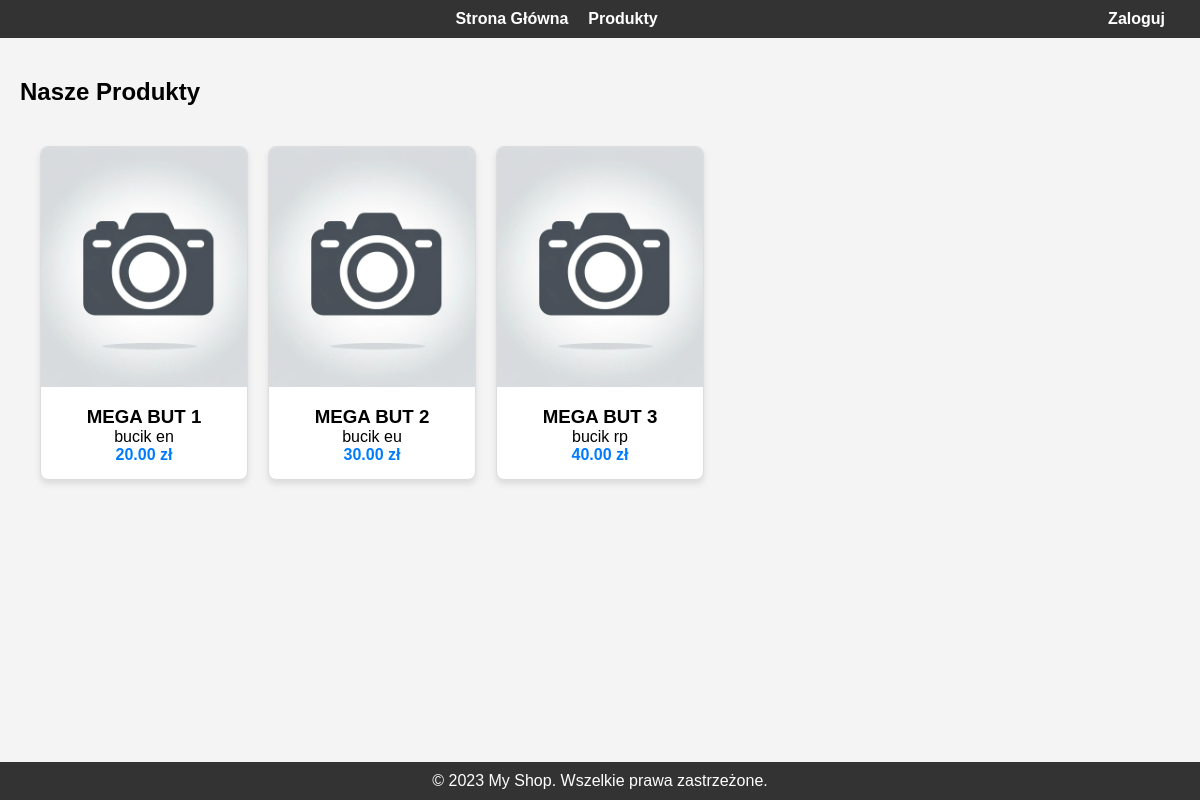
Before: /products/ with the older database file.
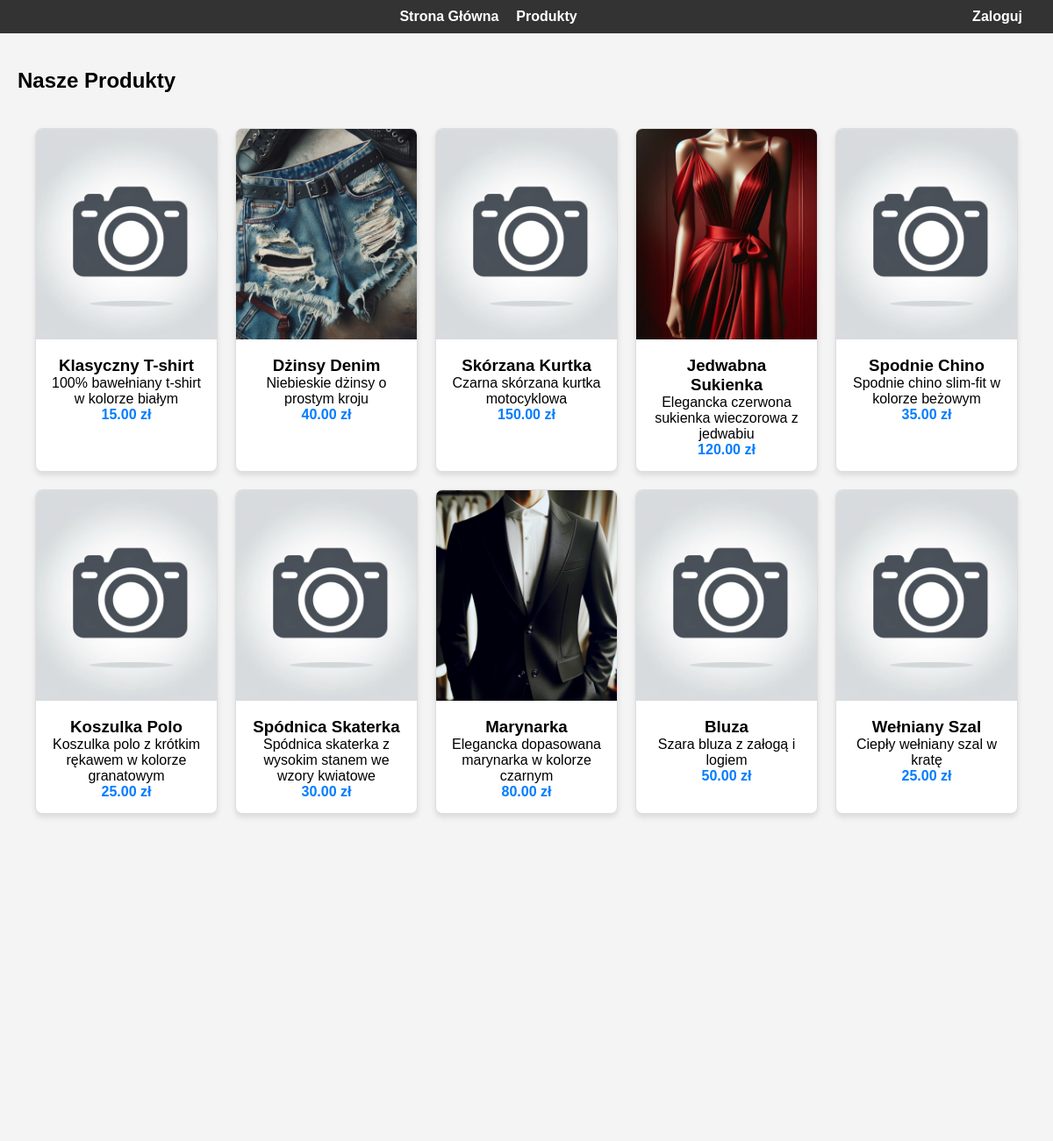
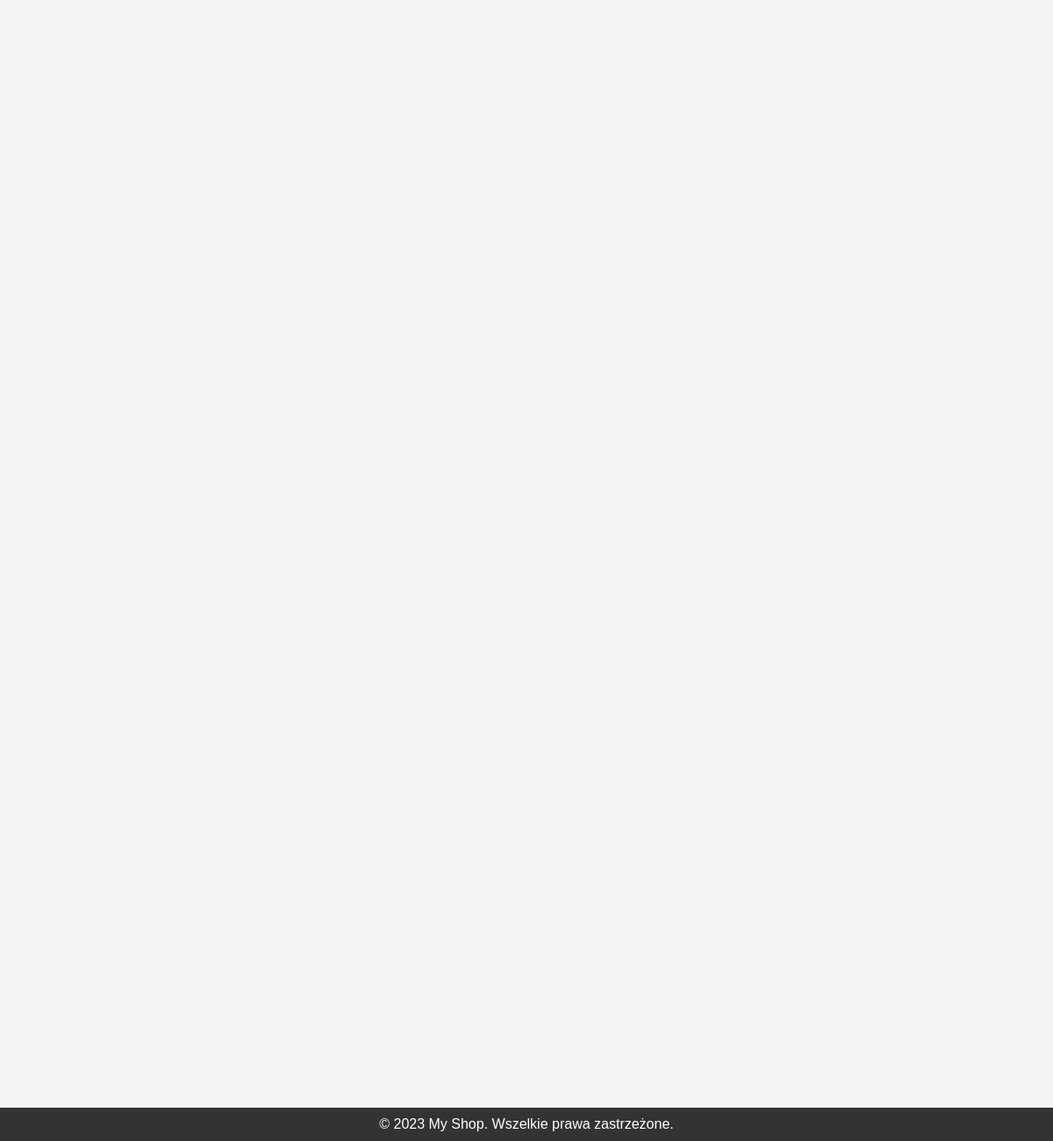
After: the same page with the newer database file (2 pictures, top to bottom).
### shop/models.py (models this page shows, shortened)
class Product(models.Model):
    name = models.CharField(max_length=100)
    description = models.TextField()
    price = models.DecimalField(max_digits=10, decimal_places=2)
    stock = models.IntegerField()
    photo = models.ImageField(upload_to='products/',null=True, blank=True)
    @property
    def img_url(self):
        return static("images/products/{}".format(self.photo))

### shop/views.py (the view)
# urls.py: path('products/', views.product_list, name='product_list'),
def product_list(request):
    products = Product.objects.all()
    return render(request, 'product_list.html', {'products': products})

### shop/context_processors.py (called while the page is built)
def cart_item_count(request):
    if request.user.is_authenticated:
        return {'cart_item_count': Cart.objects.filter(user=request.user).count()}
    return {'cart_item_count': 0}

### templates/product_list.html (shortened to what this page needs)
{% extends 'base.html' %}
{% load static %}
{% load i18n %}
{% block content %}
<h2>{% trans "Nasze Produkty" %}</h2>
<div class="products-container">
    {% for product in products %}
        <a href="{% url 'product_detail' product.pk %}" class="product-card">
            <img class="product-image" src="{% if product.photo %}{{ product.img_url }}{% else %}{% static 'images/placeholder.png' %}{% endif %}" alt="{{ product.name }}">
            <div class="product-info">
                <h3>{{ product.name }}</h3>
                <p>{{ product.description }}</p>
                <p class="price">{{ product.price }} zł</p>
            </div>
        </a>
    {% empty %}
        <p>{% trans "Brak produktów." %}</p>
    {% endfor %}
</div>
{% endblock content %}

### templates/base.html (shortened to what this page needs)
<!DOCTYPE html>
<html lang="pl">
<head>
    {% load i18n %}
</head>
<body>
<header>
    <nav>
        <ul>
            <li><a href="{% url 'index' %}">{% trans 'Strona Główna' %}</a></li>
            <li><a href="{% url 'product_list' %}">{% trans 'Produkty' %}</a></li>
        </ul>
    </nav>
    <div>
        {% if request.user.is_authenticated %}
            <a href="{% url 'cart_detail' %}" class="auth-link">
                {% trans 'Koszyk' %} {% if cart_item_count > 0 %}({{ cart_item_count }}){% endif %}
            </a>
            <a href="{% url 'logout' %}" class="auth-link">{% trans 'Wyloguj' %}</a>
        {% else %}
            <a href="{% url 'login' %}" class="auth-link">{% trans 'Zaloguj' %}</a>
        {% endif %}
    </div>
</header>
<main>
    {% block content %}
    {% endblock %}
</main>
<footer>
    &copy; 2023 My Shop. Wszelkie prawa zastrzeżone.
</footer>
</body>
</html>

### templates/base.html (style rules this page uses)
body { font-family: Arial, sans-serif; margin: 0; padding: 0; background-color: #f4f4f4; }
header { background-color: #333; color: #fff; display: flex; justify-content: space-between; align-items: center; padding: 10px 20px; }
nav { display: flex; justify-content: center; align-items: center; flex-grow: 1; }
nav ul { display: flex; list-style: none; padding: 0; margin: 0; justify-content: center; align-items: center; }
nav ul li { padding: 0 10px; }
nav ul li a { color: #fff; text-decoration: none; font-weight: bold; }
.auth-link { color: #fff; text-decoration: none; font-weight: bold; background: none; padding: 10px 15px; border-radius: 5px; transition: background-color 0.3s, color 0.3s; }
main { padding: 20px; }
footer { background-color: #333; color: #fff; text-align: center; padding: 10px 0; position: absolute; bottom: 0; width: 100%; }

### templates/product_list.html (style rules this page uses)
.products-container { display: grid; grid-template-columns: repeat(5, 1fr); grid-auto-rows: minmax(100px, auto); gap: 20px; overflow-y: scroll; max-height: calc(3 * 260px); padding: 20px; margin-bottom: 20px; }
.product-card { border: 1px solid #ddd; border-radius: 8px; overflow: hidden; box-shadow: 0 4px 6px rgba(0,0,0,0.1); text-decoration: none; color: inherit; background: #fff; cursor: pointer; }
.product-image { width: 100%; height: 240px; object-fit: cover; }
.product-info { padding: 15px; text-align: center; }
.product-info h3, .product-info p { margin: 0; }
.product-info .price { color: #017cff; font-weight: bold; }

Changed rows visible on the page:
removed Product: name "MEGA BUT 1", description "bucik en", price "20.00"
removed Product: name "MEGA BUT 2", description "bucik eu", price "30.00"
removed Product: name "MEGA BUT 3", description "bucik rp", price "40.00"
added Product: name "Klasyczny T-shirt", description "100% bawełniany t-shirt w kolorze białym", price "15.00"
added Product: photo (picture), name "Dżinsy Denim", description "Niebieskie dżinsy o prostym kroju", price "40.00"
added Product: name "Skórzana Kurtka", description "Czarna skórzana kurtka motocyklowa", price "150.00"
added Product: photo (picture), name "Jedwabna Sukienka", description "Elegancka czerwona sukienka wieczorowa z jedwabiu", price "120.00"
added Product: name "Spodnie Chino", description "Spodnie chino slim-fit w kolorze beżowym", price "35.00"
added Product: name "Koszulka Polo", description "Koszulka polo z krótkim rękawem w kolorze granatowym", price "25.00"
added Product: name "Spódnica Skaterka", description "Spódnica skaterka z wysokim stanem we wzory kwiatowe", price "30.00"
added Product: photo (picture), name "Marynarka", description "Elegancka dopasowana marynarka w kolorze czarnym", price "80.00"
added Product: name "Bluza", description "Szara bluza z załogą i logiem", price "50.00"
added Product: name "Wełniany Szal", description "Ciepły wełniany szal w kratę", price "25.00"
